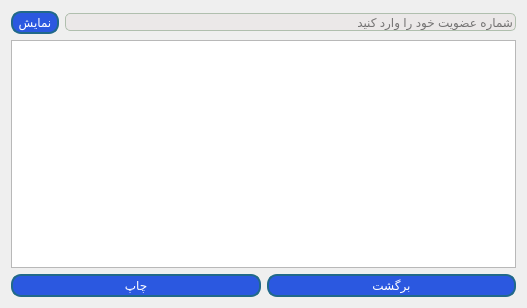
<?xml version="1.0" encoding="UTF-8"?>
<ui version="4.0">
 <class>PrintMemberCard</class>
 <widget class="QDialog" name="PrintMemberCard">
  <property name="geometry">
   <rect>
    <x>0</x>
    <y>0</y>
    <width>527</width>
    <height>308</height>
   </rect>
  </property>
  <property name="windowTitle">
   <string>چاپ کارت عضویت</string>
  </property>
  <property name="windowIcon">
   <iconset resource="resources.qrc">
    <normaloff>:/img/images/login.png</normaloff>:/img/images/login.png</iconset>
  </property>
  <property name="styleSheet">
   <string notr="true">
QLineEdit{
	border : 1px solid #b0bfae;
	border-radius : 5px;
	background-color : #ebe8e8;
}

QPushButton{
	border-radius: 10px;
	padding : 2px 5px;
	background :#2b58e0;
	border : 2px solid #21698a;
	color : white;
}
QPushButton:hover {
	background-color : #75a0eb ;
}
QToolButton
{
border-radius:10px;
background:red;
color:white;
}
</string>
  </property>
  <layout class="QVBoxLayout" name="verticalLayout">
   <item>
    <layout class="QHBoxLayout" name="horizontalLayout_2">
     <item>
      <widget class="QPushButton" name="showCard">
       <property name="text">
        <string>نمایش</string>
       </property>
      </widget>
     </item>
     <item>
      <widget class="QLineEdit" name="membershipNum">
       <property name="placeholderText">
        <string>شماره عضویت خود را وارد کنید</string>
       </property>
      </widget>
     </item>
    </layout>
   </item>
   <item>
    <widget class="QTextBrowser" name="memberCard"/>
   </item>
   <item>
    <layout class="QHBoxLayout" name="horizontalLayout">
     <item>
      <widget class="QPushButton" name="print">
       <property name="text">
        <string>چاپ</string>
       </property>
      </widget>
     </item>
     <item>
      <widget class="QPushButton" name="back">
       <property name="text">
        <string>برگشت</string>
       </property>
      </widget>
     </item>
    </layout>
   </item>
  </layout>
 </widget>
 <resources>
  <include location="resources.qrc"/>
 </resources>
 <connections/>
</ui>
